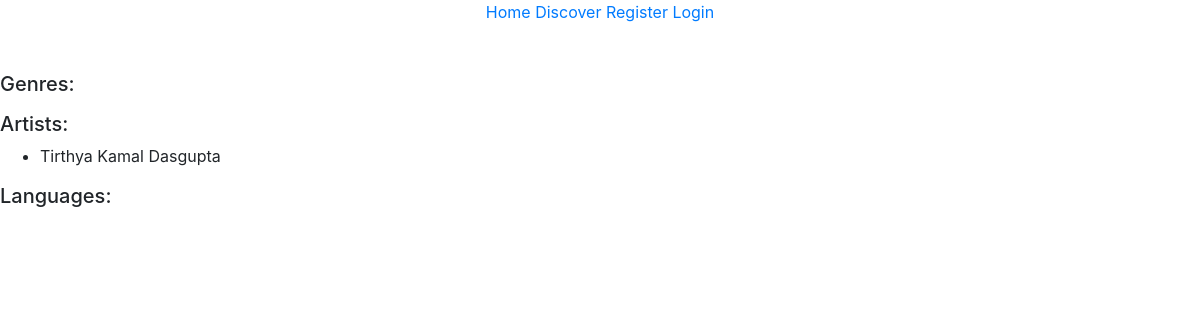
Before: /music/discover with the older database file.
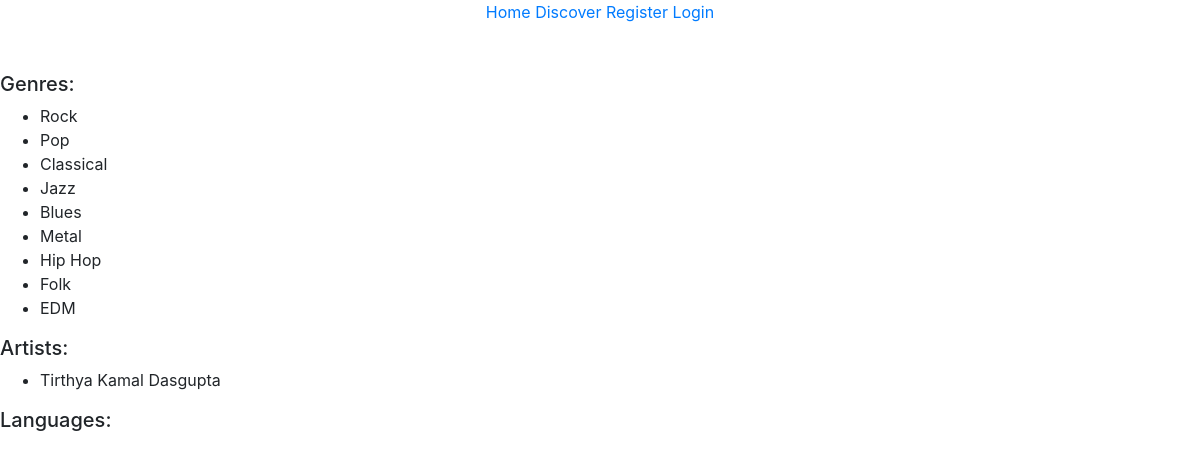
After: the same page with the newer database file.
### user/models.py (models this page shows)
class AdditionalArtistDetail(models.Model):
    user = models.OneToOneField(User, on_delete = models.CASCADE)

### music/models.py (models this page shows)
class Genre(models.Model):
    id = models.BigAutoField(primary_key=True)
    name = models.CharField(unique=True, null=False, max_length=255)

### music/views.py (the view)
# urls.py: path('discover', views.discover, name = 'discover')
def discover(request):
    genres = Genre.objects.all()
    artists = AdditionalArtistDetail.objects.all()
    languages = Language.objects.all()
    return render(request, 'music/discover.html', {'genres' : genres, 'artists' : artists, 'languages' : languages})

### templates/music/discover.html (shortened to what this page needs)
{% extends 'main/overall_base.html' %}
{% load static %}
{% block body %}
    <br>
    <h5>Genres:</h5>
    <ul>
        {% for genre in genres %}
            <li>
                {{ genre.name }}
            </li>
        {% endfor %}
    </ul>
    <h5>Artists:</h5>
    <ul>
        {% for artist in artists %}
            <li>
                {{ artist.user.first_name }} {{ artist.user.last_name }}
            </li>
        {% endfor %}
    </ul>
    <h5>Languages:</h5>
{% endblock %}

### templates/main/overall_base.html (shortened to what this page needs)
{% load static %}
<!DOCTYPE html>
 <html class="no-js">
    <head>
        <link rel="stylesheet" href="{% static 'main/css/styles.css' %}">
        <link rel="stylesheet" href="https://stackpath.bootstrapcdn.com/bootstrap/4.5.2/css/bootstrap.min.css">
    </head>
    <body>
        {% include 'main/base_nav.html' %}
        <br>
        {% block body %}{% endblock %}
    </body>
</html>

### templates/main/base_nav.html
{% load static %}
<center>
    {% if user.is_authenticated %}
        <a href="{% url 'index' %}">Home</a>
        <a href="{% url 'discover' %}">Discover</a>
        <a href="{% url 'dashboard' %}">Dashboard</a>
        <a href="{% url 'index' %}">Logout</a>
    {% else %}
        <a href="{% url 'index' %}">Home</a>
        <a href="{% url 'discover' %}">Discover</a>
        <a href="{% url 'register' %}">Register</a>
        <a href="{% url 'login' %}">Login</a>
    {% endif %}
</center>

### static/main/css/styles.css (style rules this page uses)
html, body { max-width: 100%; overflow-x: hidden; }

Changed rows visible on the page:
added Genre: name "Rock"
added Genre: name "Pop"
added Genre: name "Classical"
added Genre: name "Jazz"
added Genre: name "Blues"
added Genre: name "Metal"
added Genre: name "Hip Hop"
added Genre: name "Folk"
added Genre: name "EDM"
